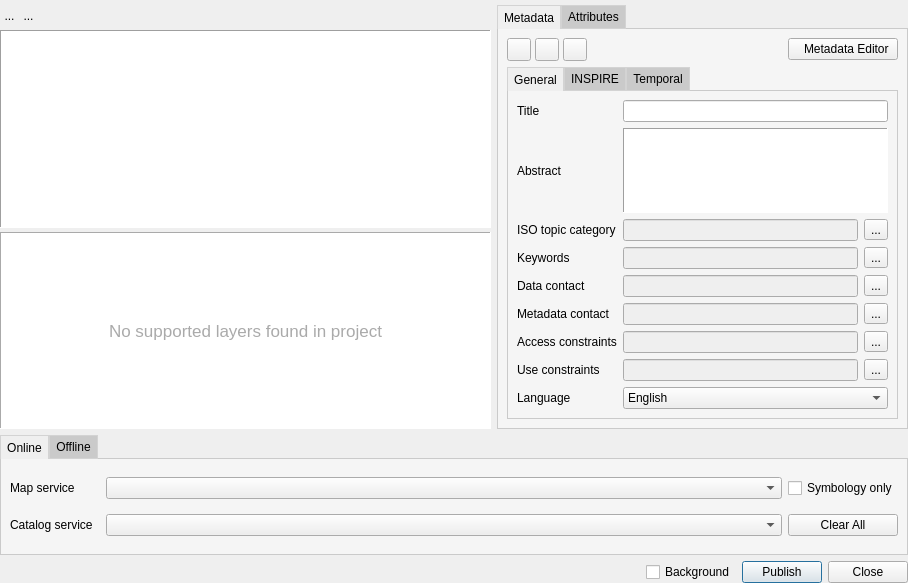
<?xml version="1.0" encoding="UTF-8"?>
<ui version="4.0">
 <class>Form</class>
 <widget class="QWidget" name="Form">
  <property name="enabled">
   <bool>true</bool>
  </property>
  <property name="geometry">
   <rect>
    <x>0</x>
    <y>0</y>
    <width>908</width>
    <height>583</height>
   </rect>
  </property>
  <property name="windowTitle">
   <string>Form</string>
  </property>
  <layout class="QVBoxLayout" name="verticalLayout_3">
   <property name="leftMargin">
    <number>0</number>
   </property>
   <property name="topMargin">
    <number>0</number>
   </property>
   <property name="rightMargin">
    <number>0</number>
   </property>
   <property name="bottomMargin">
    <number>0</number>
   </property>
   <item>
    <layout class="QHBoxLayout" name="horizontalLayout_5">
     <property name="topMargin">
      <number>5</number>
     </property>
     <item>
      <layout class="QVBoxLayout" name="verticalLayout">
       <property name="spacing">
        <number>4</number>
       </property>
       <item>
        <layout class="QHBoxLayout" name="layoutSelectLayers">
         <property name="spacing">
          <number>0</number>
         </property>
         <property name="bottomMargin">
          <number>0</number>
         </property>
         <item>
          <widget class="QToolButton" name="btnSelectAll">
           <property name="styleSheet">
            <string notr="true">QToolButton {
	border: none;
}</string>
           </property>
           <property name="text">
            <string>...</string>
           </property>
          </widget>
         </item>
         <item>
          <widget class="QToolButton" name="btnSelectNone">
           <property name="styleSheet">
            <string notr="true">QToolButton {
	border: none;
}</string>
           </property>
           <property name="text">
            <string>...</string>
           </property>
          </widget>
         </item>
         <item>
          <spacer name="spacerLayerSelect">
           <property name="orientation">
            <enum>Qt::Horizontal</enum>
           </property>
           <property name="sizeType">
            <enum>QSizePolicy::MinimumExpanding</enum>
           </property>
           <property name="sizeHint" stdset="0">
            <size>
             <width>250</width>
             <height>21</height>
            </size>
           </property>
          </spacer>
         </item>
        </layout>
       </item>
       <item>
        <widget class="QListWidget" name="listLayers">
         <property name="sizePolicy">
          <sizepolicy hsizetype="Preferred" vsizetype="Expanding">
           <horstretch>0</horstretch>
           <verstretch>0</verstretch>
          </sizepolicy>
         </property>
         <property name="minimumSize">
          <size>
           <width>350</width>
           <height>0</height>
          </size>
         </property>
         <property name="contextMenuPolicy">
          <enum>Qt::CustomContextMenu</enum>
         </property>
         <property name="styleSheet">
          <string notr="true">QListWidget::item:selected{background: #70c4f0;}</string>
         </property>
         <property name="frameShape">
          <enum>QFrame::Panel</enum>
         </property>
         <property name="dragDropMode">
          <enum>QAbstractItemView::NoDragDrop</enum>
         </property>
         <property name="selectionBehavior">
          <enum>QAbstractItemView::SelectRows</enum>
         </property>
        </widget>
       </item>
       <item>
        <widget class="QLabel" name="txtNoLayers">
         <property name="sizePolicy">
          <sizepolicy hsizetype="Preferred" vsizetype="Expanding">
           <horstretch>0</horstretch>
           <verstretch>0</verstretch>
          </sizepolicy>
         </property>
         <property name="minimumSize">
          <size>
           <width>350</width>
           <height>0</height>
          </size>
         </property>
         <property name="font">
          <font>
           <family>Segoe UI</family>
           <pointsize>13</pointsize>
           <weight>44</weight>
           <italic>false</italic>
           <bold>false</bold>
          </font>
         </property>
         <property name="styleSheet">
          <string notr="true">color: rgb(170, 170, 170);
background-color: rgb(255, 255, 255);
font: 350 13pt &quot;Segoe UI&quot;;</string>
         </property>
         <property name="frameShape">
          <enum>QFrame::Panel</enum>
         </property>
         <property name="frameShadow">
          <enum>QFrame::Sunken</enum>
         </property>
         <property name="text">
          <string>No supported layers found in project</string>
         </property>
         <property name="alignment">
          <set>Qt::AlignCenter</set>
         </property>
         <property name="wordWrap">
          <bool>true</bool>
         </property>
         <property name="margin">
          <number>20</number>
         </property>
         <property name="textInteractionFlags">
          <set>Qt::NoTextInteraction</set>
         </property>
        </widget>
       </item>
      </layout>
     </item>
     <item>
      <widget class="QTabWidget" name="tabLayerInfo">
       <property name="sizePolicy">
        <sizepolicy hsizetype="Preferred" vsizetype="Expanding">
         <horstretch>0</horstretch>
         <verstretch>0</verstretch>
        </sizepolicy>
       </property>
       <property name="styleSheet">
        <string notr="true">QTabWidget::pane {
  border: 1px solid palette(midlight);
  top:-1px; 
  background: rgb(245, 245, 245);
} 

QTabBar::tab {
  background: palette(midlight); 
  border: 1px solid lightgray; 
  padding: 4px 6px 4px 6px;
} 

QTabBar::tab:selected { 
  background: palette(window); 
  margin-bottom: -1px; 
}</string>
       </property>
       <property name="tabPosition">
        <enum>QTabWidget::North</enum>
       </property>
       <property name="tabShape">
        <enum>QTabWidget::Rounded</enum>
       </property>
       <property name="currentIndex">
        <number>0</number>
       </property>
       <property name="elideMode">
        <enum>Qt::ElideNone</enum>
       </property>
       <widget class="QWidget" name="tabMetadata">
        <property name="sizePolicy">
         <sizepolicy hsizetype="Preferred" vsizetype="Expanding">
          <horstretch>0</horstretch>
          <verstretch>0</verstretch>
         </sizepolicy>
        </property>
        <attribute name="title">
         <string>Metadata</string>
        </attribute>
        <layout class="QVBoxLayout" name="verticalLayout_2">
         <item>
          <layout class="QHBoxLayout" name="horizontalLayout_2">
           <property name="spacing">
            <number>4</number>
           </property>
           <item>
            <widget class="QToolButton" name="btnPreview">
             <property name="toolTip">
              <string>Preview metadata</string>
             </property>
             <property name="text">
              <string/>
             </property>
            </widget>
           </item>
           <item>
            <widget class="QToolButton" name="btnValidate">
             <property name="toolTip">
              <string>Validate metadata</string>
             </property>
             <property name="text">
              <string/>
             </property>
            </widget>
           </item>
           <item>
            <widget class="QToolButton" name="btnImport">
             <property name="toolTip">
              <string>Import ISO metadata</string>
             </property>
             <property name="text">
              <string/>
             </property>
            </widget>
           </item>
           <item>
            <spacer name="horizontalSpacer_2">
             <property name="orientation">
              <enum>Qt::Horizontal</enum>
             </property>
             <property name="sizeHint" stdset="0">
              <size>
               <width>40</width>
               <height>20</height>
              </size>
             </property>
            </spacer>
           </item>
           <item>
            <widget class="QPushButton" name="btnOpenQgisMetadataEditor">
             <property name="styleSheet">
              <string notr="true">padding: 3px 8px 3px 8px;</string>
             </property>
             <property name="text">
              <string>  Metadata Editor</string>
             </property>
             <property name="icon">
              <iconset theme="qgis_icon.svg">
               <normaloff>.</normaloff>.</iconset>
             </property>
            </widget>
           </item>
          </layout>
         </item>
         <item>
          <widget class="QTabWidget" name="tabWidgetMetadata">
           <property name="sizePolicy">
            <sizepolicy hsizetype="Preferred" vsizetype="Expanding">
             <horstretch>0</horstretch>
             <verstretch>0</verstretch>
            </sizepolicy>
           </property>
           <property name="currentIndex">
            <number>0</number>
           </property>
           <widget class="QWidget" name="tabMetadataGeneral">
            <property name="sizePolicy">
             <sizepolicy hsizetype="Preferred" vsizetype="Expanding">
              <horstretch>0</horstretch>
              <verstretch>0</verstretch>
             </sizepolicy>
            </property>
            <attribute name="title">
             <string>General</string>
            </attribute>
            <layout class="QVBoxLayout" name="verticalLayout_4">
             <item>
              <layout class="QGridLayout" name="gridLayout_2">
               <item row="4" column="2">
                <widget class="QLineEdit" name="txtDataContact">
                 <property name="enabled">
                  <bool>false</bool>
                 </property>
                </widget>
               </item>
               <item row="0" column="0">
                <widget class="QLabel" name="label">
                 <property name="text">
                  <string>Title</string>
                 </property>
                </widget>
               </item>
               <item row="5" column="2">
                <widget class="QLineEdit" name="txtMetadataContact">
                 <property name="enabled">
                  <bool>false</bool>
                 </property>
                </widget>
               </item>
               <item row="3" column="2">
                <widget class="QLineEdit" name="txtKeywords">
                 <property name="enabled">
                  <bool>false</bool>
                 </property>
                </widget>
               </item>
               <item row="3" column="3">
                <widget class="QToolButton" name="btnKeywords">
                 <property name="text">
                  <string>...</string>
                 </property>
                </widget>
               </item>
               <item row="2" column="3">
                <widget class="QToolButton" name="btnIsoTopic">
                 <property name="text">
                  <string>...</string>
                 </property>
                </widget>
               </item>
               <item row="5" column="0">
                <widget class="QLabel" name="label_5">
                 <property name="text">
                  <string>Metadata contact</string>
                 </property>
                </widget>
               </item>
               <item row="6" column="3">
                <widget class="QToolButton" name="btnAccessConstraints">
                 <property name="text">
                  <string>...</string>
                 </property>
                </widget>
               </item>
               <item row="8" column="0">
                <widget class="QLabel" name="label_8">
                 <property name="text">
                  <string>Use constraints</string>
                 </property>
                </widget>
               </item>
               <item row="6" column="2">
                <widget class="QLineEdit" name="txtAccessConstraints">
                 <property name="enabled">
                  <bool>false</bool>
                 </property>
                 <property name="text">
                  <string/>
                 </property>
                </widget>
               </item>
               <item row="2" column="0">
                <widget class="QLabel" name="label_3">
                 <property name="text">
                  <string>ISO topic category</string>
                 </property>
                </widget>
               </item>
               <item row="0" column="2" colspan="2">
                <widget class="QLineEdit" name="txtMetadataTitle"/>
               </item>
               <item row="5" column="3">
                <widget class="QToolButton" name="btnMetadataContact">
                 <property name="text">
                  <string>...</string>
                 </property>
                </widget>
               </item>
               <item row="6" column="0">
                <widget class="QLabel" name="label_6">
                 <property name="text">
                  <string>Access constraints</string>
                 </property>
                </widget>
               </item>
               <item row="3" column="0">
                <widget class="QLabel" name="label_7">
                 <property name="text">
                  <string>Keywords</string>
                 </property>
                </widget>
               </item>
               <item row="4" column="0">
                <widget class="QLabel" name="label_4">
                 <property name="text">
                  <string>Data contact</string>
                 </property>
                </widget>
               </item>
               <item row="8" column="3">
                <widget class="QToolButton" name="btnUseConstraints">
                 <property name="text">
                  <string>...</string>
                 </property>
                </widget>
               </item>
               <item row="1" column="2" colspan="2">
                <widget class="QTextEdit" name="txtAbstract">
                 <property name="frameShape">
                  <enum>QFrame::Panel</enum>
                 </property>
                </widget>
               </item>
               <item row="9" column="0">
                <widget class="QLabel" name="label_9">
                 <property name="text">
                  <string>Language</string>
                 </property>
                </widget>
               </item>
               <item row="9" column="2" colspan="2">
                <widget class="QComboBox" name="comboLanguage">
                 <item>
                  <property name="text">
                   <string notr="true">English</string>
                  </property>
                 </item>
                 <item>
                  <property name="text">
                   <string notr="true">Spanish</string>
                  </property>
                 </item>
                 <item>
                  <property name="text">
                   <string notr="true">French</string>
                  </property>
                 </item>
                </widget>
               </item>
               <item row="1" column="0">
                <widget class="QLabel" name="label_2">
                 <property name="text">
                  <string>Abstract</string>
                 </property>
                </widget>
               </item>
               <item row="2" column="2">
                <widget class="QLineEdit" name="txtIsoTopic">
                 <property name="enabled">
                  <bool>false</bool>
                 </property>
                </widget>
               </item>
               <item row="4" column="3">
                <widget class="QToolButton" name="btnDataContact">
                 <property name="text">
                  <string>...</string>
                 </property>
                </widget>
               </item>
               <item row="8" column="2">
                <widget class="QLineEdit" name="txtUseConstraints">
                 <property name="enabled">
                  <bool>false</bool>
                 </property>
                </widget>
               </item>
              </layout>
             </item>
            </layout>
           </widget>
           <widget class="QWidget" name="tabInspire">
            <property name="sizePolicy">
             <sizepolicy hsizetype="Preferred" vsizetype="Expanding">
              <horstretch>0</horstretch>
              <verstretch>0</verstretch>
             </sizepolicy>
            </property>
            <attribute name="title">
             <string>INSPIRE</string>
            </attribute>
            <layout class="QVBoxLayout" name="verticalLayout_5">
             <item>
              <layout class="QGridLayout" name="gridLayout_3">
               <item row="0" column="1">
                <widget class="QComboBox" name="comboStatus"/>
               </item>
               <item row="2" column="1">
                <widget class="QLineEdit" name="txtSpatialResolution"/>
               </item>
               <item row="3" column="1">
                <widget class="QPlainTextEdit" name="txtLineage"/>
               </item>
               <item row="1" column="1">
                <widget class="QComboBox" name="comboResourceLanguage"/>
               </item>
               <item row="3" column="0">
                <widget class="QLabel" name="label_10">
                 <property name="text">
                  <string>Quality (lineage)</string>
                 </property>
                </widget>
               </item>
               <item row="2" column="0">
                <widget class="QLabel" name="label_11">
                 <property name="text">
                  <string>Spatial resolution</string>
                 </property>
                </widget>
               </item>
               <item row="1" column="0">
                <widget class="QLabel" name="label_12">
                 <property name="text">
                  <string>Resource language</string>
                 </property>
                </widget>
               </item>
               <item row="0" column="0">
                <widget class="QLabel" name="label_13">
                 <property name="text">
                  <string>Status</string>
                 </property>
                </widget>
               </item>
              </layout>
             </item>
            </layout>
           </widget>
           <widget class="QWidget" name="tabTemporal">
            <property name="sizePolicy">
             <sizepolicy hsizetype="Preferred" vsizetype="Expanding">
              <horstretch>0</horstretch>
              <verstretch>0</verstretch>
             </sizepolicy>
            </property>
            <attribute name="title">
             <string>Temporal</string>
            </attribute>
            <layout class="QVBoxLayout" name="verticalLayout_6">
             <item>
              <widget class="QGroupBox" name="groupBox">
               <property name="title">
                <string>Temporal extent</string>
               </property>
               <layout class="QGridLayout" name="gridLayout_4">
                <item row="2" column="0">
                 <widget class="QLabel" name="label_15">
                  <property name="text">
                   <string>End</string>
                  </property>
                 </widget>
                </item>
                <item row="0" column="0">
                 <widget class="QLabel" name="label_14">
                  <property name="text">
                   <string>Begin</string>
                  </property>
                 </widget>
                </item>
                <item row="0" column="1">
                 <widget class="QDateEdit" name="dateBeginTemporalExtent"/>
                </item>
                <item row="2" column="1">
                 <widget class="QDateEdit" name="dateEndTemporalExtent"/>
                </item>
               </layout>
              </widget>
             </item>
             <item>
              <widget class="QGroupBox" name="groupBox_2">
               <property name="title">
                <string>Dates</string>
               </property>
               <layout class="QGridLayout" name="gridLayout_5">
                <item row="2" column="0">
                 <widget class="QLabel" name="label_18">
                  <property name="text">
                   <string>Creation</string>
                  </property>
                 </widget>
                </item>
                <item row="0" column="0">
                 <widget class="QLabel" name="label_16">
                  <property name="text">
                   <string>Publication</string>
                  </property>
                 </widget>
                </item>
                <item row="1" column="0">
                 <widget class="QLabel" name="label_17">
                  <property name="text">
                   <string>Last revision</string>
                  </property>
                 </widget>
                </item>
                <item row="0" column="1">
                 <widget class="QDateEdit" name="datePublication"/>
                </item>
                <item row="1" column="1">
                 <widget class="QDateEdit" name="dateLastRevision"/>
                </item>
                <item row="2" column="1">
                 <widget class="QDateEdit" name="dateCreation"/>
                </item>
               </layout>
              </widget>
             </item>
             <item>
              <spacer name="verticalSpacer">
               <property name="orientation">
                <enum>Qt::Vertical</enum>
               </property>
               <property name="sizeHint" stdset="0">
                <size>
                 <width>20</width>
                 <height>40</height>
                </size>
               </property>
              </spacer>
             </item>
            </layout>
           </widget>
          </widget>
         </item>
        </layout>
       </widget>
       <widget class="QWidget" name="tabData">
        <property name="sizePolicy">
         <sizepolicy hsizetype="Preferred" vsizetype="Expanding">
          <horstretch>0</horstretch>
          <verstretch>0</verstretch>
         </sizepolicy>
        </property>
        <attribute name="title">
         <string>Attributes</string>
        </attribute>
        <layout class="QHBoxLayout" name="horizontalLayout_4">
         <item>
          <widget class="QTableWidget" name="tableFields">
           <property name="sizePolicy">
            <sizepolicy hsizetype="Preferred" vsizetype="Expanding">
             <horstretch>0</horstretch>
             <verstretch>0</verstretch>
            </sizepolicy>
           </property>
           <property name="frameShape">
            <enum>QFrame::Panel</enum>
           </property>
           <property name="frameShadow">
            <enum>QFrame::Sunken</enum>
           </property>
           <property name="sizeAdjustPolicy">
            <enum>QAbstractScrollArea::AdjustToContentsOnFirstShow</enum>
           </property>
           <property name="selectionMode">
            <enum>QAbstractItemView::NoSelection</enum>
           </property>
           <property name="sortingEnabled">
            <bool>true</bool>
           </property>
           <attribute name="horizontalHeaderStretchLastSection">
            <bool>true</bool>
           </attribute>
           <column>
            <property name="text">
             <string>Publish</string>
            </property>
            <property name="textAlignment">
             <set>AlignLeading|AlignVCenter</set>
            </property>
           </column>
           <column>
            <property name="text">
             <string>Name</string>
            </property>
           </column>
          </widget>
         </item>
        </layout>
       </widget>
      </widget>
     </item>
    </layout>
   </item>
   <item>
    <layout class="QGridLayout" name="gridLayout">
     <item row="0" column="0">
      <widget class="QTabWidget" name="tabOnOffline">
       <property name="sizePolicy">
        <sizepolicy hsizetype="Expanding" vsizetype="Minimum">
         <horstretch>0</horstretch>
         <verstretch>0</verstretch>
        </sizepolicy>
       </property>
       <property name="styleSheet">
        <string notr="true">QTabWidget::pane {
  border: 1px solid palette(midlight);
  top:-1px; 
  background: rgb(245, 245, 245);
} 

QTabBar::tab {
  background: palette(midlight); 
  border: 1px solid lightgray; 
  padding: 4px 6px 4px 6px;
} 

QTabBar::tab:selected { 
  background: palette(window); 
  margin-bottom: -1px; 
}</string>
       </property>
       <property name="currentIndex">
        <number>0</number>
       </property>
       <widget class="QWidget" name="tabOnline">
        <property name="sizePolicy">
         <sizepolicy hsizetype="Preferred" vsizetype="Minimum">
          <horstretch>0</horstretch>
          <verstretch>0</verstretch>
         </sizepolicy>
        </property>
        <attribute name="title">
         <string>Online</string>
        </attribute>
        <layout class="QGridLayout" name="gridLayout_6">
         <property name="horizontalSpacing">
          <number>6</number>
         </property>
         <item row="1" column="3">
          <widget class="QComboBox" name="comboGeodataServer">
           <property name="sizePolicy">
            <sizepolicy hsizetype="MinimumExpanding" vsizetype="Fixed">
             <horstretch>0</horstretch>
             <verstretch>0</verstretch>
            </sizepolicy>
           </property>
          </widget>
         </item>
         <item row="3" column="3">
          <widget class="QComboBox" name="comboMetadataServer">
           <property name="sizePolicy">
            <sizepolicy hsizetype="MinimumExpanding" vsizetype="Fixed">
             <horstretch>0</horstretch>
             <verstretch>0</verstretch>
            </sizepolicy>
           </property>
          </widget>
         </item>
         <item row="3" column="0">
          <widget class="QLabel" name="label_20">
           <property name="text">
            <string>Catalog service  </string>
           </property>
          </widget>
         </item>
         <item row="1" column="0">
          <widget class="QLabel" name="label_19">
           <property name="cursor">
            <cursorShape>ArrowCursor</cursorShape>
           </property>
           <property name="text">
            <string>Map service</string>
           </property>
          </widget>
         </item>
         <item row="1" column="4">
          <widget class="QCheckBox" name="chkOnlySymbology">
           <property name="text">
            <string>Symbology only</string>
           </property>
          </widget>
         </item>
         <item row="3" column="4">
          <widget class="QPushButton" name="btnRemoveAll">
           <property name="toolTip">
            <string>Remove all published geodata and metadata</string>
           </property>
           <property name="text">
            <string>Clear All</string>
           </property>
          </widget>
         </item>
        </layout>
       </widget>
       <widget class="QWidget" name="tabOffline">
        <property name="sizePolicy">
         <sizepolicy hsizetype="Preferred" vsizetype="Minimum">
          <horstretch>0</horstretch>
          <verstretch>0</verstretch>
         </sizepolicy>
        </property>
        <attribute name="title">
         <string>Offline</string>
        </attribute>
        <layout class="QGridLayout" name="gridLayout_7">
         <item row="1" column="1">
          <spacer name="horizontalSpacer">
           <property name="orientation">
            <enum>Qt::Horizontal</enum>
           </property>
           <property name="sizeHint" stdset="0">
            <size>
             <width>40</width>
             <height>20</height>
            </size>
           </property>
          </spacer>
         </item>
         <item row="1" column="0">
          <widget class="QCheckBox" name="chkExportMetadata">
           <property name="text">
            <string>Export metadata</string>
           </property>
          </widget>
         </item>
         <item row="0" column="0">
          <widget class="QCheckBox" name="chkExportGeodata">
           <property name="text">
            <string>Export geodata</string>
           </property>
          </widget>
         </item>
         <item row="2" column="0">
          <widget class="QCheckBox" name="chkExportSymbology">
           <property name="text">
            <string>Export symbology</string>
           </property>
          </widget>
         </item>
         <item row="1" column="2">
          <layout class="QHBoxLayout" name="horizontalLayout_6">
           <item>
            <widget class="QLabel" name="label_21">
             <property name="text">
              <string>Output folder</string>
             </property>
            </widget>
           </item>
           <item>
            <widget class="QLineEdit" name="txtExportFolder">
             <property name="minimumSize">
              <size>
               <width>0</width>
               <height>20</height>
              </size>
             </property>
            </widget>
           </item>
           <item>
            <widget class="QToolButton" name="btnExportFolder">
             <property name="sizePolicy">
              <sizepolicy hsizetype="Preferred" vsizetype="Preferred">
               <horstretch>0</horstretch>
               <verstretch>0</verstretch>
              </sizepolicy>
             </property>
             <property name="minimumSize">
              <size>
               <width>20</width>
               <height>20</height>
              </size>
             </property>
             <property name="text">
              <string>...</string>
             </property>
            </widget>
           </item>
          </layout>
         </item>
        </layout>
       </widget>
      </widget>
     </item>
    </layout>
   </item>
   <item>
    <layout class="QHBoxLayout" name="horizontalLayout">
     <item>
      <spacer name="horizontalSpacer_3">
       <property name="orientation">
        <enum>Qt::Horizontal</enum>
       </property>
       <property name="sizeHint" stdset="0">
        <size>
         <width>40</width>
         <height>20</height>
        </size>
       </property>
      </spacer>
     </item>
     <item>
      <widget class="QCheckBox" name="chkBackground">
       <property name="text">
        <string>Background</string>
       </property>
      </widget>
     </item>
     <item>
      <widget class="QPushButton" name="btnPublish">
       <property name="text">
        <string>Publish</string>
       </property>
       <property name="autoRepeatDelay">
        <number>298</number>
       </property>
       <property name="default">
        <bool>true</bool>
       </property>
      </widget>
     </item>
     <item>
      <widget class="QDialogButtonBox" name="btnClose">
       <property name="sizePolicy">
        <sizepolicy hsizetype="Maximum" vsizetype="Fixed">
         <horstretch>0</horstretch>
         <verstretch>0</verstretch>
        </sizepolicy>
       </property>
       <property name="focusPolicy">
        <enum>Qt::StrongFocus</enum>
       </property>
       <property name="standardButtons">
        <set>QDialogButtonBox::Close</set>
       </property>
      </widget>
     </item>
    </layout>
   </item>
  </layout>
 </widget>
 <tabstops>
  <tabstop>listLayers</tabstop>
  <tabstop>tabLayerInfo</tabstop>
  <tabstop>btnPreview</tabstop>
  <tabstop>btnValidate</tabstop>
  <tabstop>btnImport</tabstop>
  <tabstop>btnOpenQgisMetadataEditor</tabstop>
  <tabstop>tabWidgetMetadata</tabstop>
  <tabstop>txtMetadataTitle</tabstop>
  <tabstop>txtAbstract</tabstop>
  <tabstop>txtIsoTopic</tabstop>
  <tabstop>btnIsoTopic</tabstop>
  <tabstop>txtKeywords</tabstop>
  <tabstop>btnKeywords</tabstop>
  <tabstop>txtDataContact</tabstop>
  <tabstop>btnDataContact</tabstop>
  <tabstop>txtMetadataContact</tabstop>
  <tabstop>btnMetadataContact</tabstop>
  <tabstop>txtAccessConstraints</tabstop>
  <tabstop>btnAccessConstraints</tabstop>
  <tabstop>txtUseConstraints</tabstop>
  <tabstop>btnUseConstraints</tabstop>
  <tabstop>comboLanguage</tabstop>
  <tabstop>tableFields</tabstop>
  <tabstop>tabOnOffline</tabstop>
  <tabstop>comboGeodataServer</tabstop>
  <tabstop>chkOnlySymbology</tabstop>
  <tabstop>comboMetadataServer</tabstop>
  <tabstop>btnRemoveAll</tabstop>
  <tabstop>chkExportGeodata</tabstop>
  <tabstop>chkExportMetadata</tabstop>
  <tabstop>chkExportSymbology</tabstop>
  <tabstop>txtExportFolder</tabstop>
  <tabstop>btnExportFolder</tabstop>
  <tabstop>chkBackground</tabstop>
  <tabstop>btnPublish</tabstop>
  <tabstop>btnClose</tabstop>
  <tabstop>dateBeginTemporalExtent</tabstop>
  <tabstop>dateEndTemporalExtent</tabstop>
  <tabstop>datePublication</tabstop>
  <tabstop>dateLastRevision</tabstop>
  <tabstop>dateCreation</tabstop>
  <tabstop>txtSpatialResolution</tabstop>
  <tabstop>txtLineage</tabstop>
  <tabstop>comboStatus</tabstop>
  <tabstop>comboResourceLanguage</tabstop>
 </tabstops>
 <resources/>
 <connections/>
</ui>
